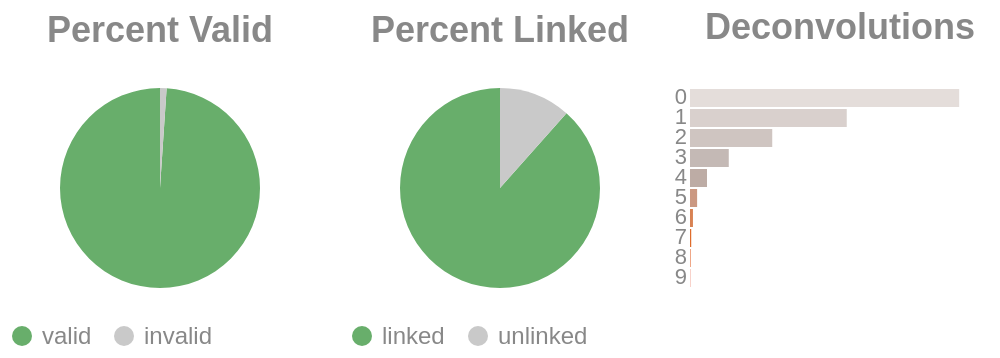

Write notebook code for a chart like this one.
### Code cell
if SKIPLR:
    pass
else:
    clash = Counter()
    for i in valids['molecule'].to_list():
        _mol = i.split("-")
        if len(_mol) == 1:
            clash.update('0')
        else:
            clash.update(_mol[-1])

    _d = {"deconvolutions": [], 'count': []}
    for k,v in clash.items():
        _d['deconvolutions'].append(k)
        _d['count'].append(v)

    tot_valid = valids['reads'].sum()
    mask = valids['reads'] >= 2
    n_linked_reads = valids.filter(mask)['reads'].sum()
    if n_linked_reads == 0:
        print_html("No linked molecules (>=2 reads) were detected; linked-read metrics will not be reported.")
        SKIPLR = True
    else:
        perc_valid = round(tot_valid / n_reads, 4)
        linked_perc_abs = round(n_linked_reads / n_reads, 4)
        linked_perc = round(n_linked_reads / tot_valid, 4)

    _valid = pl.DataFrame({"valids": ['valid', 'invalid'], "count": [tot_valid, n_reads - tot_valid]})
    _linked_abs = pl.DataFrame({"linked (absolute)": ['linked', 'unlinked'], "count": [n_linked_reads, n_reads - n_linked_reads]})

    (
        alt.hconcat(
            piechart(_valid, goodval = 'valid', title = "Percent Valid"),
            piechart(_linked_abs, goodval = "linked", title =  "Percent Linked"),
            convolutionbar(pl.DataFrame(_d), title = "Deconvolutions"),
            center = True,
            bounds = 'flush'
        )
        .resolve_scale(color='independent')
        .resolve_legend('independent')
        .properties(usermeta={'embedOptions': {"actions": False}})
    ).display()

### Figure 1 — Vega-Lite specification as saved in the notebook (floating-point values rounded to 4 significant figures)
{"width": "container", "height": 400, "config": {"title": {"anchor": "start", "dy": -15, "fontSize": 18, "color": "#888888", "subtitleColor": "#888888", "subtitleFontSize": 14}, "arc": {"fill": "#0072B2"}, "axis": {"domainColor": "#888888", "domainWidth": 0.5, "gridWidth": 0.2, "grid": false, "titleFontWeight": 400, "titleFontSize": 15, "labelFontSize": 11, "labelColor": "#888888", "tickColor": "#888888", "tickWidth": 0.2, "titleColor": "#888888"}, "axisBand": {"grid": false}, "axisX": {"grid": true, "tickSize": 10, "domainCap": "round"}, "axisY": {"domain": false, "grid": true, "tickSize": 0, "domainCap": "round"}, "background": "transparent", "header": {"labelFontSize": 15, "labelColor": "#888888", "titleFontSize": 15, "titleFontWeight": 600, "titleColor": "#888888"}, "legend": {"labelFont": "sans-serif", "labelFontSize": 12, "labelColor": "#888888", "symbolSize": 100, "symbolType": "circle", "titleFontSize": 12, "titlePadding": 10, "titleColor": "#888888", "title": null}, "range": {"category": ["#E69F00", "#56B4E9", "#009E73", "#F0E442", "#0072B2", "#D55E00", "#CC79A7", "#000000"], "diverging": ["#cfe8f3", "#a2d4ec", "#73bfe2", "#46abdb", "#1696d2", "#12719e"]}, "area": {"fill": "#0072B2", "fillOpacity": 0.7, "line": true, "strokeOpacity": 0.7}, "line": {"color": "#0072B2", "stroke": "#0072B2", "strokeWidth": 2}, "trail": {"color": "#0072B2", "stroke": "#0072B2", "strokeWidth": 0, "size": 1}, "point": {"filled": true, "fillOpacity": 1.0, "size": 95}, "text": {"color": "#888888", "fontSize": 11, "align": "right", "fontWeight": 400, "size": 11}, "bar": {"fill": "#0072B2", "stroke": null}, "view": {"stroke": null, "continuousWidth": 660, "continuousHeight": 400}}, "hconcat": [{"data": {"name": "data-9faf5bd249f76c3fb0c6852d66ad8530"}, "mark": {"type": "arc"}, "encoding": {"color": {"field": "valids", "legend": {"orient": "bottom", "title": null}, "scale": {"domain": ["valid", "invalid"], "range": ["#68ae6b", "#C9C9C9"]}, "title": "Valids", "type": "nominal"}, "theta": {"field": "count", "type": "quantitative"}, "tooltip": [{"field": "valids", "title": "Valids", "type": "ordinal"}, {"field": "percent", "format": ".2%", "title": "Percent", "type": "quantitative"}, {"field": "count", "title": "Count", "type": "quantitative"}]}, "height": 100, "title": {"text": "Percent Valid", "align": "center", "anchor": "middle"}, "transform": [{"calculate": "datum.count / 52399120", "as": "percent"}], "width": 150}, {"data": {"name": "data-e989feb6b0db9396c424105786a05e0c"}, "mark": {"type": "arc"}, "encoding": {"color": {"field": "linked (absolute)", "legend": {"orient": "bottom", "title": null}, "scale": {"domain": ["linked", "unlinked"], "range": ["#68ae6b", "#C9C9C9"]}, "title": "Linked (Absolute)", "type": "nominal"}, "theta": {"field": "count", "type": "quantitative"}, "tooltip": [{"field": "linked (absolute)", "title": "Linked (Absolute)", "type": "ordinal"}, {"field": "percent", "format": ".2%", "title": "Percent", "type": "quantitative"}, {"field": "count", "title": "Count", "type": "quantitative"}]}, "height": 100, "title": {"text": "Percent Linked", "align": "center", "anchor": "middle"}, "transform": [{"calculate": "datum.count / 52399120", "as": "percent"}], "width": 150}, {"data": {"name": "data-b69c422b20c936f8fa8922f15e5192c8"}, "mark": {"type": "bar"}, "encoding": {"color": {"field": "deconvolutions", "legend": null, "scale": {"scheme": "lightgreyred"}, "type": "nominal"}, "tooltip": [{"field": "deconvolutions", "title": "Deconvolutions", "type": "ordinal"}, {"field": "percent", "format": ".2%", "title": "Percent", "type": "quantitative"}, {"field": "count", "title": "Count", "type": "quantitative"}], "x": {"axis": null, "field": "count", "type": "quantitative"}, "y": {"field": "deconvolutions", "sort": "ascending", "title": null, "type": "nominal"}}, "height": 100, "title": {"text": "Deconvolutions", "align": "center", "anchor": "middle"}, "transform": [{"calculate": "datum.count / 15359165", "as": "percent"}], "width": 150}], "bounds": "flush", "center": true, "resolve": {"legend": {"angle": "independent"}, "scale": {"color": "independent"}}, "usermeta": {"embedOptions": {"actions": false}}, "$schema": "https://vega.github.io/schema/vega-lite/v6.4.1.json", "datasets": {"data-9faf5bd249f76c3fb0c6852d66ad8530": [{"valids": "valid", "count": 51844931}, {"valids": "invalid", "count": 554189}], "data-e989feb6b0db9396c424105786a05e0c": [{"linked (absolute)": "linked", "count": 46335787}, {"linked (absolute)": "unlinked", "count": 6063333}], "data-b69c422b20c936f8fa8922f15e5192c8": [{"deconvolutions": "0", "count": 7178204}, {"deconvolutions": "1", "count": 4180052}, {"deconvolutions": "2", "count": 2192979}, {"deconvolutions": "3", "count": 1033761}, {"deconvolutions": "4", "count": 453377}, {"deconvolutions": "5", "count": 189922}, {"deconvolutions": "6", "count": 78674}, {"deconvolutions": "7", "count": 32510}, {"deconvolutions": "8", "count": 13758}, {"deconvolutions": "9", "count": 5928}]}}
